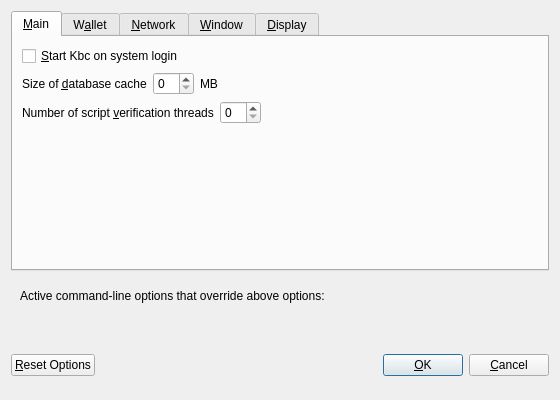
<?xml version="1.0" encoding="UTF-8"?>
<ui version="4.0">
 <class>OptionsDialog</class>
 <widget class="QDialog" name="OptionsDialog">
  <property name="geometry">
   <rect>
    <x>0</x>
    <y>0</y>
    <width>560</width>
    <height>400</height>
   </rect>
  </property>
  <property name="windowTitle">
   <string>Options</string>
  </property>
  <property name="modal">
   <bool>true</bool>
  </property>
  <layout class="QVBoxLayout" name="verticalLayout">
   <item>
    <widget class="QTabWidget" name="tabWidget">
     <property name="currentIndex">
      <number>0</number>
     </property>
     <widget class="QWidget" name="tabMain">
      <attribute name="title">
       <string>&amp;Main</string>
      </attribute>
      <layout class="QVBoxLayout" name="verticalLayout_Main">
       <item>
        <widget class="QCheckBox" name="kbcAtStartup">
         <property name="toolTip">
          <string>Automatically start Kbc after logging in to the system.</string>
         </property>
         <property name="text">
          <string>&amp;Start Kbc on system login</string>
         </property>
        </widget>
       </item>
       <item>
        <layout class="QHBoxLayout" name="horizontalLayout_2_Main">
         <item>
          <widget class="QLabel" name="databaseCacheLabel">
           <property name="text">
            <string>Size of &amp;database cache</string>
           </property>
           <property name="textFormat">
            <enum>Qt::PlainText</enum>
           </property>
           <property name="buddy">
            <cstring>databaseCache</cstring>
           </property>
          </widget>
         </item>
         <item>
          <widget class="QSpinBox" name="databaseCache"/>
         </item>
         <item>
          <widget class="QLabel" name="databaseCacheUnitLabel">
           <property name="text">
            <string>MB</string>
           </property>
           <property name="textFormat">
            <enum>Qt::PlainText</enum>
           </property>
          </widget>
         </item>
         <item>
          <spacer name="horizontalSpacer_2_Main">
           <property name="orientation">
            <enum>Qt::Horizontal</enum>
           </property>
           <property name="sizeHint" stdset="0">
            <size>
             <width>40</width>
             <height>20</height>
            </size>
           </property>
          </spacer>
         </item>
        </layout>
       </item>
       <item>
        <layout class="QHBoxLayout" name="horizontalLayout_3_Main">
         <item>
          <widget class="QLabel" name="threadsScriptVerifLabel">
           <property name="text">
            <string>Number of script &amp;verification threads</string>
           </property>
           <property name="textFormat">
            <enum>Qt::PlainText</enum>
           </property>
           <property name="buddy">
            <cstring>threadsScriptVerif</cstring>
           </property>
          </widget>
         </item>
         <item>
          <widget class="QSpinBox" name="threadsScriptVerif">
           <property name="toolTip">
            <string>(0 = auto, &lt;0 = leave that many cores free)</string>
           </property>
          </widget>
         </item>
         <item>
          <spacer name="horizontalSpacer_3_Main">
           <property name="orientation">
            <enum>Qt::Horizontal</enum>
           </property>
           <property name="sizeHint" stdset="0">
            <size>
             <width>40</width>
             <height>20</height>
            </size>
           </property>
          </spacer>
         </item>
        </layout>
       </item>
       <item>
        <spacer name="verticalSpacer_Main">
         <property name="orientation">
          <enum>Qt::Vertical</enum>
         </property>
         <property name="sizeHint" stdset="0">
          <size>
           <width>20</width>
           <height>40</height>
          </size>
         </property>
        </spacer>
       </item>
      </layout>
     </widget>
     <widget class="QWidget" name="tabWallet">
      <attribute name="title">
       <string>W&amp;allet</string>
      </attribute>
      <layout class="QVBoxLayout" name="verticalLayout_Wallet">
       <item>
        <widget class="QGroupBox" name="groupBox">
         <property name="title">
          <string>Expert</string>
         </property>
         <layout class="QVBoxLayout" name="verticalLayout_2">
          <item>
           <widget class="QCheckBox" name="coinControlFeatures">
            <property name="toolTip">
             <string>Whether to show coin control features or not.</string>
            </property>
            <property name="text">
             <string>Enable coin &amp;control features</string>
            </property>
           </widget>
          </item>
          <item>
           <widget class="QCheckBox" name="spendZeroConfChange">
            <property name="toolTip">
             <string>If you disable the spending of unconfirmed change, the change from a transaction cannot be used until that transaction has at least one confirmation. This also affects how your balance is computed.</string>
            </property>
            <property name="text">
             <string>&amp;Spend unconfirmed change</string>
            </property>
           </widget>
          </item>
         </layout>
        </widget>
       </item>
       <item>
        <spacer name="verticalSpacer_Wallet">
         <property name="orientation">
          <enum>Qt::Vertical</enum>
         </property>
         <property name="sizeHint" stdset="0">
          <size>
           <width>20</width>
           <height>40</height>
          </size>
         </property>
        </spacer>
       </item>
      </layout>
     </widget>
     <widget class="QWidget" name="tabNetwork">
      <attribute name="title">
       <string>&amp;Network</string>
      </attribute>
      <layout class="QVBoxLayout" name="verticalLayout_Network">
       <item>
        <widget class="QCheckBox" name="mapPortUpnp">
         <property name="toolTip">
          <string>Automatically open the Kbc client port on the router. This only works when your router supports UPnP and it is enabled.</string>
         </property>
         <property name="text">
          <string>Map port using &amp;UPnP</string>
         </property>
        </widget>
       </item>
       <item>
        <widget class="QCheckBox" name="allowIncoming">
         <property name="toolTip">
          <string>Accept connections from outside</string>
         </property>
         <property name="text">
          <string>Allow incoming connections</string>
         </property>
        </widget>
       </item>
       <item>
        <widget class="QCheckBox" name="connectSocks">
         <property name="toolTip">
          <string>Connect to the Kbc network through a SOCKS5 proxy.</string>
         </property>
         <property name="text">
          <string>&amp;Connect through SOCKS5 proxy (default proxy):</string>
         </property>
        </widget>
       </item>
       <item>
        <layout class="QHBoxLayout" name="horizontalLayout_1_Network">
         <item>
          <widget class="QLabel" name="proxyIpLabel">
           <property name="text">
            <string>Proxy &amp;IP:</string>
           </property>
           <property name="textFormat">
            <enum>Qt::PlainText</enum>
           </property>
           <property name="buddy">
            <cstring>proxyIp</cstring>
           </property>
          </widget>
         </item>
         <item>
          <widget class="QValidatedLineEdit" name="proxyIp">
           <property name="minimumSize">
            <size>
             <width>140</width>
             <height>0</height>
            </size>
           </property>
           <property name="maximumSize">
            <size>
             <width>140</width>
             <height>16777215</height>
            </size>
           </property>
           <property name="toolTip">
            <string>IP address of the proxy (e.g. IPv4: 127.0.0.1 / IPv6: ::1)</string>
           </property>
          </widget>
         </item>
         <item>
          <widget class="QLabel" name="proxyPortLabel">
           <property name="text">
            <string>&amp;Port:</string>
           </property>
           <property name="textFormat">
            <enum>Qt::PlainText</enum>
           </property>
           <property name="buddy">
            <cstring>proxyPort</cstring>
           </property>
          </widget>
         </item>
         <item>
          <widget class="QLineEdit" name="proxyPort">
           <property name="minimumSize">
            <size>
             <width>55</width>
             <height>0</height>
            </size>
           </property>
           <property name="maximumSize">
            <size>
             <width>55</width>
             <height>16777215</height>
            </size>
           </property>
           <property name="toolTip">
            <string>Port of the proxy (e.g. 9050)</string>
           </property>
          </widget>
         </item>
         <item>
          <spacer name="horizontalSpacer_1_Network">
           <property name="orientation">
            <enum>Qt::Horizontal</enum>
           </property>
           <property name="sizeHint" stdset="0">
            <size>
             <width>40</width>
             <height>20</height>
            </size>
           </property>
          </spacer>
         </item>
        </layout>
       </item>
       <item>
        <spacer name="verticalSpacer_Network">
         <property name="orientation">
          <enum>Qt::Vertical</enum>
         </property>
         <property name="sizeHint" stdset="0">
          <size>
           <width>20</width>
           <height>40</height>
          </size>
         </property>
        </spacer>
       </item>
      </layout>
     </widget>
     <widget class="QWidget" name="tabWindow">
      <attribute name="title">
       <string>&amp;Window</string>
      </attribute>
      <layout class="QVBoxLayout" name="verticalLayout_Window">
       <item>
        <widget class="QCheckBox" name="minimizeToTray">
         <property name="toolTip">
          <string>Show only a tray icon after minimizing the window.</string>
         </property>
         <property name="text">
          <string>&amp;Minimize to the tray instead of the taskbar</string>
         </property>
        </widget>
       </item>
       <item>
        <widget class="QCheckBox" name="minimizeOnClose">
         <property name="toolTip">
          <string>Minimize instead of exit the application when the window is closed. When this option is enabled, the application will be closed only after selecting Quit in the menu.</string>
         </property>
         <property name="text">
          <string>M&amp;inimize on close</string>
         </property>
        </widget>
       </item>
       <item>
        <spacer name="verticalSpacer_Window">
         <property name="orientation">
          <enum>Qt::Vertical</enum>
         </property>
         <property name="sizeHint" stdset="0">
          <size>
           <width>20</width>
           <height>40</height>
          </size>
         </property>
        </spacer>
       </item>
      </layout>
     </widget>
     <widget class="QWidget" name="tabDisplay">
      <attribute name="title">
       <string>&amp;Display</string>
      </attribute>
      <layout class="QVBoxLayout" name="verticalLayout_Display">
       <item>
        <layout class="QHBoxLayout" name="horizontalLayout_1_Display">
         <item>
          <widget class="QLabel" name="langLabel">
           <property name="text">
            <string>User Interface &amp;language:</string>
           </property>
           <property name="textFormat">
            <enum>Qt::PlainText</enum>
           </property>
           <property name="buddy">
            <cstring>lang</cstring>
           </property>
          </widget>
         </item>
         <item>
          <widget class="QValueComboBox" name="lang">
           <property name="toolTip">
            <string>The user interface language can be set here. This setting will take effect after restarting Kbc.</string>
           </property>
          </widget>
         </item>
        </layout>
       </item>
       <item>
        <layout class="QHBoxLayout" name="horizontalLayout_2_Display">
         <item>
          <widget class="QLabel" name="unitLabel">
           <property name="text">
            <string>&amp;Unit to show amounts in:</string>
           </property>
           <property name="textFormat">
            <enum>Qt::PlainText</enum>
           </property>
           <property name="buddy">
            <cstring>unit</cstring>
           </property>
          </widget>
         </item>
         <item>
          <widget class="QValueComboBox" name="unit">
           <property name="toolTip">
            <string>Choose the default subdivision unit to show in the interface and when sending coins.</string>
           </property>
          </widget>
         </item>
        </layout>
       </item>
       <item>
        <layout class="QHBoxLayout" name="horizontalLayout_3_Display">
         <item>
          <widget class="QLabel" name="thirdPartyTxUrlsLabel">
           <property name="toolTip">
            <string>Third party URLs (e.g. a block explorer) that appear in the transactions tab as context menu items. %s in the URL is replaced by transaction hash. Multiple URLs are separated by vertical bar |.</string>
           </property>
           <property name="text">
            <string>Third party transaction URLs</string>
           </property>
           <property name="buddy">
            <cstring>thirdPartyTxUrls</cstring>
           </property>
          </widget>
         </item>
         <item>
          <widget class="QLineEdit" name="thirdPartyTxUrls">
           <property name="toolTip">
            <string>Third party URLs (e.g. a block explorer) that appear in the transactions tab as context menu items. %s in the URL is replaced by transaction hash. Multiple URLs are separated by vertical bar |.</string>
           </property>
          </widget>
         </item>
        </layout>
       </item>
       <item>
        <spacer name="verticalSpacer_Display">
         <property name="orientation">
          <enum>Qt::Vertical</enum>
         </property>
         <property name="sizeHint" stdset="0">
          <size>
           <width>20</width>
           <height>40</height>
          </size>
         </property>
        </spacer>
       </item>
      </layout>
     </widget>
    </widget>
   </item>
   <item>
    <widget class="QFrame" name="frame">
     <layout class="QVBoxLayout" name="verticalLayout_Bottom">
      <item>
       <layout class="QHBoxLayout" name="horizontalLayout_Bottom">
        <item>
         <widget class="QLabel" name="overriddenByCommandLineInfoLabel">
          <property name="text">
           <string>Active command-line options that override above options:</string>
          </property>
          <property name="textFormat">
           <enum>Qt::PlainText</enum>
          </property>
         </widget>
        </item>
        <item>
         <spacer name="horizontalSpacer_Bottom">
          <property name="orientation">
           <enum>Qt::Horizontal</enum>
          </property>
          <property name="sizeHint" stdset="0">
           <size>
            <width>40</width>
            <height>20</height>
           </size>
          </property>
         </spacer>
        </item>
       </layout>
      </item>
      <item>
       <widget class="QLabel" name="overriddenByCommandLineLabel">
        <property name="text">
         <string/>
        </property>
        <property name="textFormat">
         <enum>Qt::PlainText</enum>
        </property>
        <property name="wordWrap">
         <bool>true</bool>
        </property>
       </widget>
      </item>
     </layout>
    </widget>
   </item>
   <item>
    <layout class="QHBoxLayout" name="horizontalLayout_Buttons">
     <item>
      <widget class="QPushButton" name="resetButton">
       <property name="toolTip">
        <string>Reset all client options to default.</string>
       </property>
       <property name="text">
        <string>&amp;Reset Options</string>
       </property>
       <property name="autoDefault">
        <bool>false</bool>
       </property>
      </widget>
     </item>
     <item>
      <spacer name="horizontalSpacer_1">
       <property name="orientation">
        <enum>Qt::Horizontal</enum>
       </property>
       <property name="sizeHint" stdset="0">
        <size>
         <width>40</width>
         <height>48</height>
        </size>
       </property>
      </spacer>
     </item>
     <item>
      <widget class="QLabel" name="statusLabel">
       <property name="minimumSize">
        <size>
         <width>200</width>
         <height>0</height>
        </size>
       </property>
       <property name="font">
        <font>
         <weight>75</weight>
         <bold>true</bold>
        </font>
       </property>
       <property name="text">
        <string/>
       </property>
       <property name="textFormat">
        <enum>Qt::PlainText</enum>
       </property>
       <property name="wordWrap">
        <bool>true</bool>
       </property>
      </widget>
     </item>
     <item>
      <spacer name="horizontalSpacer_2">
       <property name="orientation">
        <enum>Qt::Horizontal</enum>
       </property>
       <property name="sizeHint" stdset="0">
        <size>
         <width>40</width>
         <height>48</height>
        </size>
       </property>
      </spacer>
     </item>
     <item>
      <widget class="QPushButton" name="okButton">
       <property name="text">
        <string>&amp;OK</string>
       </property>
       <property name="autoDefault">
        <bool>false</bool>
       </property>
       <property name="default">
        <bool>true</bool>
       </property>
      </widget>
     </item>
     <item>
      <widget class="QPushButton" name="cancelButton">
       <property name="text">
        <string>&amp;Cancel</string>
       </property>
       <property name="autoDefault">
        <bool>false</bool>
       </property>
      </widget>
     </item>
    </layout>
   </item>
  </layout>
 </widget>
 <customwidgets>
  <customwidget>
   <class>QValidatedLineEdit</class>
   <extends>QLineEdit</extends>
   <header>qvalidatedlineedit.h</header>
  </customwidget>
  <customwidget>
   <class>QValueComboBox</class>
   <extends>QComboBox</extends>
   <header>qvaluecombobox.h</header>
  </customwidget>
 </customwidgets>
 <resources/>
 <connections/>
</ui>
